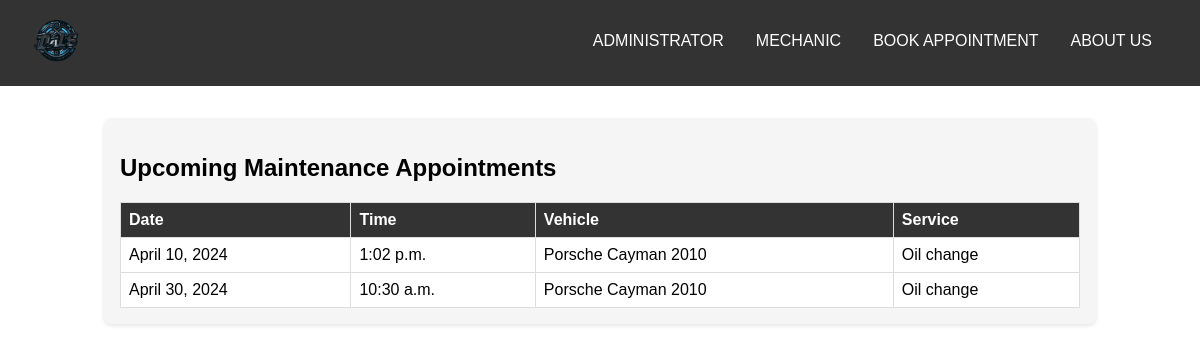
Screenshot of /appointments/view_appointments/ with the database file from the repository.
### appointments/models.py (models this page shows, shortened)
class Appointment(models.Model):
    vehicle = models.ForeignKey(Vehicle, on_delete=models.CASCADE)
    service = models.ForeignKey(Service, on_delete=models.CASCADE)
    appointment_date = models.DateField()
    appointment_time = models.TimeField()

### vehicles/models.py (models this page shows)
class Vehicle(models.Model):
    make = models.CharField(max_length=100)
    model = models.CharField(max_length=100)
    year = models.IntegerField()
    fuel_type = models.CharField(max_length=50)
    transmission_type = models.CharField(max_length=50)
    oil_type = models.CharField(max_length=50)
    tire_size = models.CharField(max_length=50)
    def __str__(self):
        return f"{self.make} {self.model} {self.year}"

### services/models.py (models this page shows)
class Service(models.Model):
    service_name = models.CharField(max_length=200)
    estimated_time = models.CharField(max_length=100)  # Consider changing to IntegerField if it's always in minutes
    estimated_labour_cost = models.DecimalField(max_digits=10, decimal_places=2)
    def __str__(self):
        return self.service_name

### appointments/views.py (the view)
# urls.py: path('view_appointments/', views.view_appointments, name='view_appointments'),
def view_appointments(request):
    today = datetime.today()
    appointments = Appointment.objects.all().order_by('appointment_date', 'appointment_time') # Order by date first, then by time
    return render(request, 'appointments/view_appointments.html', {'appointments': appointments})

### templates/appointments/view_appointments.html (shortened to what this page needs)
{% load static %}
<!DOCTYPE html>
<html lang="en">
<head>
    <link rel="stylesheet" href="{% static 'css/styles.css' %}">
</head>
<body>
    <div class="navbar">
        <a href="{% url 'home' %}" class="navbar-brand">
            <img src="{% static 'images/logo.png' %}" alt="Company Logo" class="logo"/>
        </a>
        <div class="links">
            <a href="/admin/">ADMINISTRATOR</a>
            <a href="{% url 'view_appointments' %}">MECHANIC</a>
            <a href="{% url 'schedule_appointment' %}">BOOK APPOINTMENT</a>
            <a href="{% url 'about_us' %}">ABOUT US</a>
        </div>
    </div>
    <div class="container">
        <h2>Upcoming Maintenance Appointments</h2>
        {% if appointments %}
            <table class="appointments-table">
                <thead>
                    <tr>
                        <th>Date</th>
                        <th>Time</th>
                        <th>Vehicle</th>
                        <th>Service</th>
                    </tr>
                </thead>
                <tbody>
                    {% for appointment in appointments %}
                        <tr>
                            <td>{{ appointment.appointment_date }}</td>
                            <td>{{ appointment.appointment_time }}</td>
                            <td>{{ appointment.vehicle }}</td>
                            <td>{{ appointment.service }}</td>
                        </tr>
                    {% endfor %}
                </tbody>
            </table>
        {% else %}
            <p>No upcoming appointments.</p>
        {% endif %}
    </div>
</body>
</html>

### static/css/styles.css (style rules this page uses)
body, html { margin: 0; padding: 0; height: 100%; font-family: Arial, sans-serif; }
.navbar img { margin-right: auto; }
.navbar { display: flex; align-items: right; justify-content: space-between; padding: 1rem; background-color: #333; color: #fff; }
.navbar .links { display: flex; align-items: right; justify-content: flex-end; padding: 1rem; background-color: #333; color: #fff; }
.navbar .logo { height: 50px; }
.navbar a { color: #fff; padding: 0 1rem; text-decoration: none; transition: color 0.3s; }
.container { max-width: 800px; margin: 2rem auto; padding: 1rem; background-color: #f5f5f5; border-radius: 8px; box-shadow: 0 2px 4px rgba(0, 0, 0, 0.1); }
.container { max-width: 960px; margin: 2rem auto; padding: 1rem; background-color: #f5f5f5; border-radius: 8px; box-shadow: 0 2px 4px rgba(0, 0, 0, 0.1); }
.appointments-table { width: 100%; border-collapse: collapse; margin-top: 1rem; }
.appointments-table th, .appointments-table td { border: 1px solid #ddd; padding: 0.5rem; text-align: left; }
.appointments-table th { background-color: #333; color: #fff; }
.appointments-table td { background-color: #fff; }
.appointments-table tbody tr:nth-child(odd) { background-color: #eee; }

### rows the page displays
Appointment: appointment_date "April 10, 2024", appointment_time "1:02 p.m.", vehicle "Porsche Cayman 2010", service "Oil change"
Appointment: appointment_date "April 30, 2024", appointment_time "10:30 a.m.", vehicle "Porsche Cayman 2010", service "Oil change"
